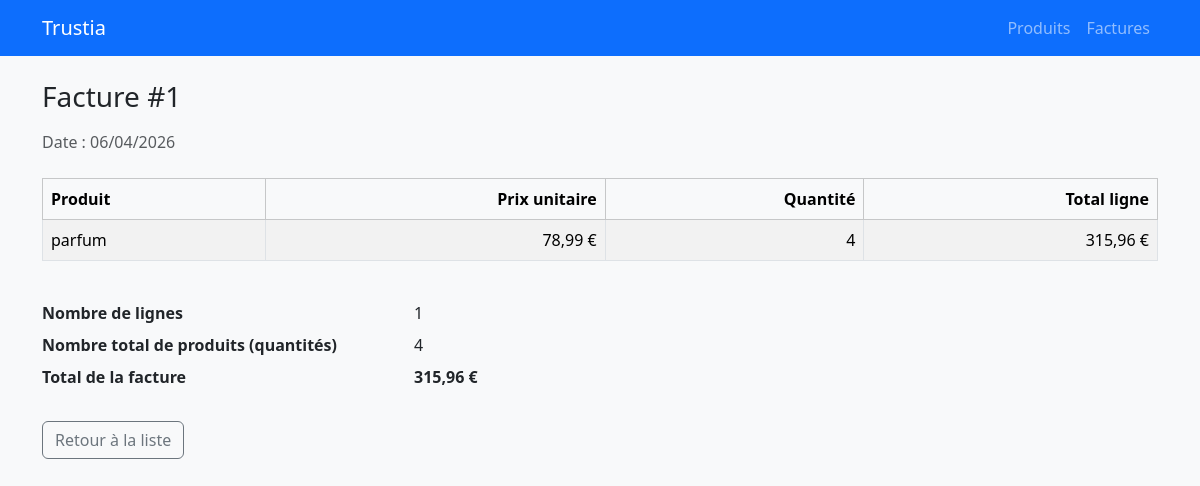
The page /invoices/1/ on the database its author committed.
### invoices/models.py (models this page shows, shortened)
class Invoice(models.Model):
    date = models.DateField(auto_now_add=True)
    class Meta:
        ordering = ["-date", "-id"]
    def total(self) -> Decimal:
        total = Decimal("0")
        for item in self.items.select_related("product").all():
            total += item.line_total()
        return total

class InvoiceItem(models.Model):
    invoice = models.ForeignKey(
        Invoice,
        on_delete=models.CASCADE,
        related_name="items",
    )
    product = models.ForeignKey(
        Product,
        on_delete=models.PROTECT,
        related_name="invoice_items",
    )
    quantity = models.PositiveIntegerField()
    class Meta:
        ordering = ["id"]
    def line_total(self) -> Decimal:
        return self.product.prix * self.quantity

### products/models.py (models this page shows, shortened)
class Product(models.Model):
    nom = models.CharField(max_length=255)
    prix = models.DecimalField(max_digits=10, decimal_places=2)
    date_peremption = models.DateField()
    class Meta:
        ordering = ["nom"]

### invoices/views.py (the view)
# urls.py: path("<int:pk>/", views.invoice_detail, name="invoice_detail"),
def invoice_detail(request, pk):
    invoice = get_object_or_404(
        Invoice.objects.prefetch_related("items__product"),
        pk=pk,
    )
    items = list(invoice.items.all())
    line_count = len(items)
    total_qty = sum(i.quantity for i in items)
    return render(
        request,
        "invoices/invoice_detail.html",
        {
            "invoice": invoice,
            "items": items,
            "line_count": line_count,
            "total_qty": total_qty,
            "invoice_total": invoice.total(),
        },
    )

### templates/invoices/invoice_detail.html (shortened to what this page needs)
{% extends "base.html" %}
{% block content %}
<h1 class="h3 mb-3">Facture #{{ invoice.pk }}</h1>
<p class="text-muted mb-4">Date : {{ invoice.date|date:"d/m/Y" }}</p>
<div class="table-responsive mb-4">
  <table class="table table-striped table-bordered bg-white">
    <thead class="table-light">
      <tr>
        <th>Produit</th>
        <th class="text-end">Prix unitaire</th>
        <th class="text-end">Quantité</th>
        <th class="text-end">Total ligne</th>
      </tr>
    </thead>
    <tbody>
      {% for item in items %}
        <tr>
          <td>{{ item.product.nom }}</td>
          <td class="text-end">{{ item.product.prix }} €</td>
          <td class="text-end">{{ item.quantity }}</td>
          <td class="text-end">{{ item.line_total }} €</td>
        </tr>
      {% empty %}
        <tr><td colspan="4">Aucune ligne sur cette facture.</td></tr>
      {% endfor %}
    </tbody>
  </table>
</div>
<dl class="row col-lg-8">
  <dt class="col-sm-6">Nombre de lignes</dt>
  <dd class="col-sm-6">{{ line_count }}</dd>
  <dt class="col-sm-6">Nombre total de produits (quantités)</dt>
  <dd class="col-sm-6">{{ total_qty }}</dd>
  <dt class="col-sm-6"><strong>Total de la facture</strong></dt>
  <dd class="col-sm-6"><strong>{{ invoice_total }} €</strong></dd>
</dl>
<p class="mt-4">
  <a class="btn btn-outline-secondary" href="{% url 'invoice_list' %}">Retour à la liste</a>
</p>
{% endblock %}

### rows shown on the page
Invoice: pk "1", date "06/04/2026"
InvoiceItem: product.nom "parfum", product.prix "78,99", quantity "4", line_total "315,96"

### other values the page prints
{{ line_count }} "1"
{{ total_qty }} "4"
{{ invoice_total }} "315,96"
